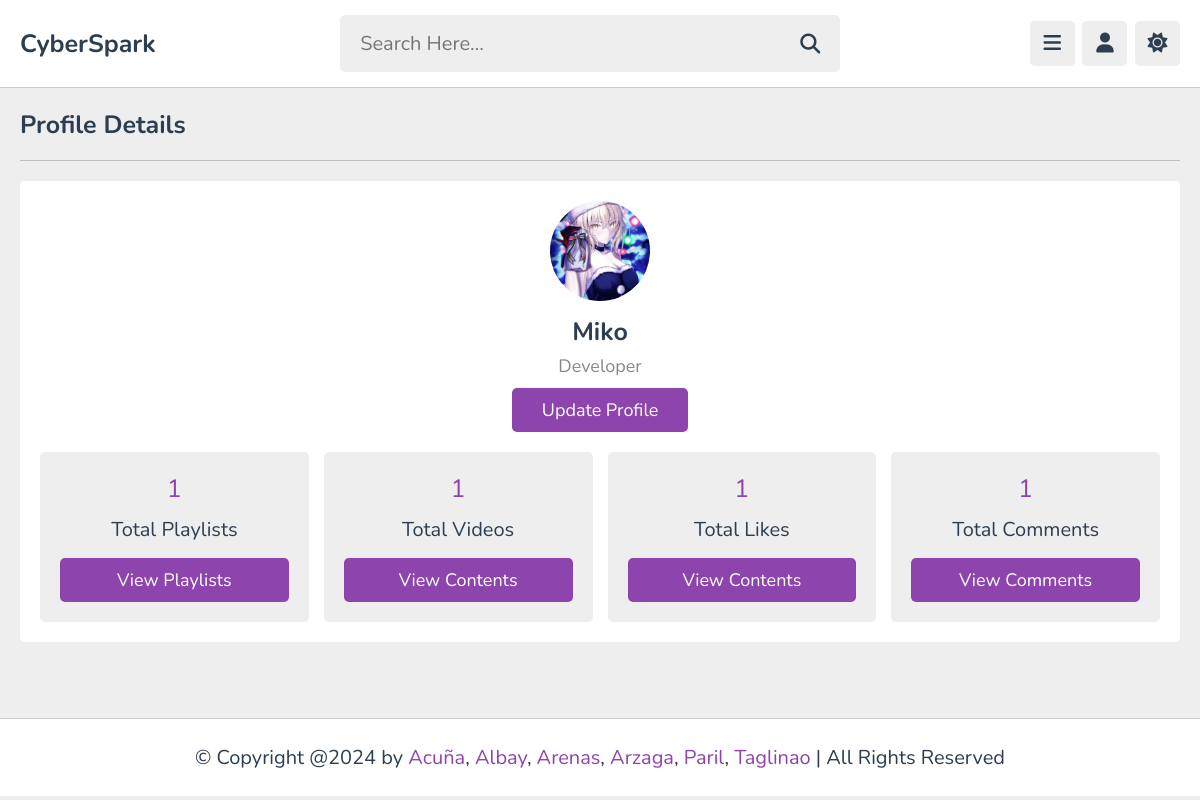
Page /admin/profile.php (signed in) on the committed database.
### tables this page shows
CREATE TABLE `tutors` (
  `id` varchar(20) NOT NULL,
  `name` varchar(50) NOT NULL,
  `profession` varchar(50) NOT NULL,
  `email` varchar(50) NOT NULL,
  `password` varchar(50) NOT NULL,
  `image` varchar(100) NOT NULL
);

### admin/profile.php (the view, shortened to what this page needs)
<?php
   include '../components/connect.php';
   if(isset($_COOKIE['tutor_id'])){
      $tutor_id = $_COOKIE['tutor_id'];
   }else{
      $tutor_id = '';
      header('location:login.php');
   }
   $select_playlists = $conn->prepare("SELECT * FROM `playlist` WHERE tutor_id = ?");
   $select_playlists->execute([$tutor_id]);
   $total_playlists = $select_playlists->rowCount();
   $select_contents = $conn->prepare("SELECT * FROM `content` WHERE tutor_id = ?");
   $select_contents->execute([$tutor_id]);
   $total_contents = $select_contents->rowCount();
   $select_likes = $conn->prepare("SELECT * FROM `likes` WHERE tutor_id = ?");
   $select_likes->execute([$tutor_id]);
   $total_likes = $select_likes->rowCount();
   $select_comments = $conn->prepare("SELECT * FROM `comments` WHERE tutor_id = ?");
   $select_comments->execute([$tutor_id]);
   $total_comments = $select_comments->rowCount();
?>
<!DOCTYPE html>
<html lang="en">
<head>
   <link rel="stylesheet" href="https://cdnjs.cloudflare.com/ajax/libs/font-awesome/6.2.0/css/all.min.css">
   <link rel="stylesheet" href="../css/admin_styles.css">
</head>
<body>
<?php include '../components/admin_header.php'; ?>
<section class="tutor-profile" style="min-height: calc(100vh - 19rem);">
   <h1 class="heading">Profile Details</h1>
   <div class="details">
      <div class="tutor">
         <img src="../uploaded_files/<?= $fetch_profile['image']; ?>" alt="">
         <h3><?= $fetch_profile['name']; ?></h3>
         <span><?= ucfirst($fetch_profile['profession']); ?></span>
         <a href="update.php" class="inline-btn">Update Profile</a>
      </div>
      <div class="flex">
         <div class="box">
            <span><?= $total_playlists; ?></span>
            <p>Total Playlists</p>
            <a href="playlists.php" class="btn">View Playlists</a>
         </div>
         <div class="box">
            <span><?= $total_contents; ?></span>
            <p>Total Videos</p>
            <a href="contents.php" class="btn">View Contents</a>
         </div>
         <div class="box">
            <span><?= $total_likes; ?></span>
            <p>Total Likes</p>
            <a href="contents.php" class="btn">View Contents</a>
         </div>
         <div class="box">
            <span><?= $total_comments; ?></span>
            <p>Total Comments</p>
            <a href="comments.php" class="btn">View Comments</a>
         </div>
      </div>
   </div>
</section>
<?php include '../components/footer.php'; ?>
</body>
</html>

### css/admin_styles.css (style rules this page uses)
:root { --main-color:#8e44ad; --red:#e74c3c; --orange:#f39c12; --white:#fff; --black:#2c3e50; --light-color:#888; --light-bg:#eee; --border:.1rem solid rgba(0,0,0,.2); }
* { font-family: 'Nunito', sans-serif; margin: 0; padding: 0; box-sizing: border-box; outline: none; border: none; text-decoration: none; }
html { font-size: 62.5%; overflow-x: hidden; }
body { background-color: var(--light-bg); padding-left: 30rem; }
section { padding:2rem; max-width: 1200px; margin: 0 auto; }
.btn, .option-btn, .delete-btn, .inline-btn, .inline-option-btn, .inline-delete-btn { border-radius: .5rem; padding: 1rem 3rem; font-size: 1.8rem; color: #fff; margin-top: 1rem; text-transform: capitalize; cursor: pointer; text-align: center; }
.btn, .option-btn, .delete-btn { display: block; width: 100%; }
.inline-btn, .inline-option-btn, .inline-delete-btn { display: inline-block; }
.btn, .inline-btn { background-color: var(--main-color); }
.heading { padding-bottom: 1.8rem; border-bottom: var(--border); font-size: 2.5rem; color: var(--black); text-transform: capitalize; margin-bottom: 2rem; }
.tutor-profile .details { background-color: var(--white); border-radius: .5rem; padding: 2rem; text-align: center; }
.tutor-profile .details .tutor { margin-bottom: 2rem; }
.tutor-profile .details .tutor img { height: 10rem; width: 10rem; border-radius: 50%; object-fit: cover; margin-bottom: .5rem; }
.tutor-profile .details .tutor h3 { font-size: 2.5rem; color: var(--black); margin: .5rem 0; }
.tutor-profile .details .tutor span { font-size: 1.8rem; color: var(--light-color); display: block; }
.tutor-profile .details .flex { display: flex; gap: 1.5rem; align-items: center; flex-wrap: wrap; }
.tutor-profile .details .flex .box { flex: 1 1 26rem; border-radius: .5rem; background-color: var(--light-bg); padding: 2rem; }
.tutor-profile .details .flex span { color: var(--main-color); display: block; margin-bottom: .5rem; font-size: 2.5rem; }
.tutor-profile .details .flex .box p { font-size: 2rem; color: var(--black); padding: .5rem 0; }
@media (max-width:1200px) { body { padding-left: 0; } }

### rows in the picture
tutors: image (picture), name "Miko", profession "Developer"

### other values in the picture
$total_playlists "1"
$total_contents "1"
$total_likes "1"
$total_comments "1"
